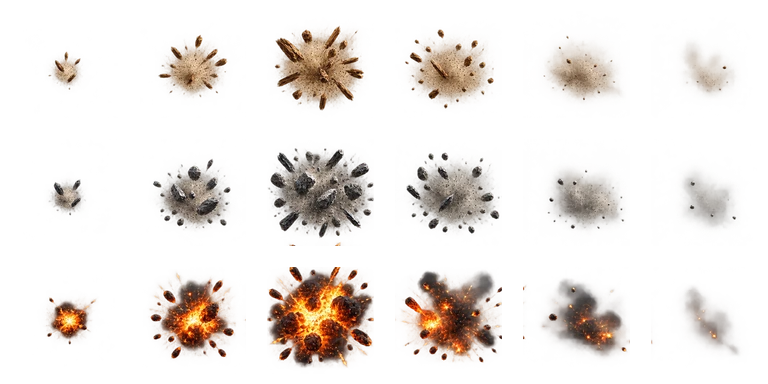
#> input picture dist/assets/elemental/cannon-impacts-v1.webp, 768 x 384 px, given in place of exec-c63a5633-f0e6-44a6-88b9-aa00972bbc2a.png, which was not available
$ python prepare-elemental-sprites.py ../dist/assets/elemental/cannon-impacts-v1.webp
#> lines starting #> are read from the running program, lines starting #| are printed output that depends on the picture; pictures that were not available may be replaced by others from this repository, and a replacement may not be noted
"""Slice imagegen reference sheets into fixed RGBA atlases; preserve original alpha.
Usage: python tools/prepare-elemental-sprites.py /path/to/generated_images
Raw generated sheets are retained separately. Never overwrite existing live assets.
"""
from PIL import Image
from pathlib import Path
import sys,json,hashlib
src=Path(sys.argv[1]);out=Path('dist/assets/elemental');out.mkdir(parents=True,exist_ok=True)
files={
'rift':('exec-c63a5633-f0e6-44a6-88b9-aa00972bbc2a.png',[0,560,1160,1881],'exec-05ad9f1b-697d-4e8e-9827-6addbd4759ab.png','exec-9fa23d09-81fd-49c5-a202-9576a0e0c5dc.png'),
'mage':('exec-b196a728-0fb2-4d02-8a23-1734c72f895d.png',[0,660,1290,1983],'exec-a2237fd0-8d15-461a-80a0-9636135a475e.png','exec-5102959c-ab02-4a16-a7ae-b43becbe7b75.png')}
manifest={}
def fit(cell,size,limit,anchor=None):
    bbox=cell.getbbox()
    if not bbox:return Image.new('RGBA',(size,size))
    cut=cell.crop(bbox);cut.thumbnail(limit,Image.Resampling.LANCZOS)
    dst=Image.new('RGBA',(size,size));pos=((size-cut.width)//2,size-cut.height-32) if anchor else ((size-cut.width)//2,(size-cut.height)//2)
    dst.alpha_composite(cut,pos);return dst
for kind,(tower,bounds,projectile,impact) in files.items():
    im=Image.open(src/tower).convert('RGBA');atlas=Image.new('RGBA',(1536,512))
#> further down, im is the input picture: PIL image 768x384 RGBA; mean R, G, B, A 44.4, 32.6, 25.2, 38.6
#> after `atlas = Image.new('RGBA', (1536, 512))`: atlas: PIL image 1536x512 RGBA; every value is 0
    for i in range(3):atlas.alpha_composite(fit(im.crop((bounds[i],0,bounds[i+1],im.height)),512,(400,440),True),(i*512,0))
#> this loop made 3 passes
#> bbox in fit on passes 1 to 2: (20, 17, 560, 374), (0, 11, 197, 368)
#> pass 1, in fit, `cut = cell.crop(bbox)`:
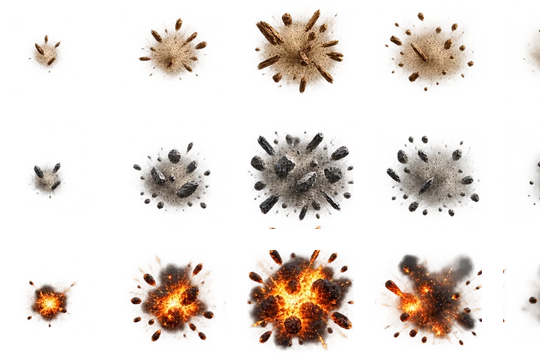
#> cut: PIL image 540x357 RGBA; mean R, G, B, A 51.9, 36.1, 26.3, 48.4; transparent parts drawn white
    atlas.save(out/f'{kind}-towers-v1.webp',lossless=True)
    im=Image.open(src/projectile).convert('RGBA');atlas=Image.new('RGBA',(384,128))
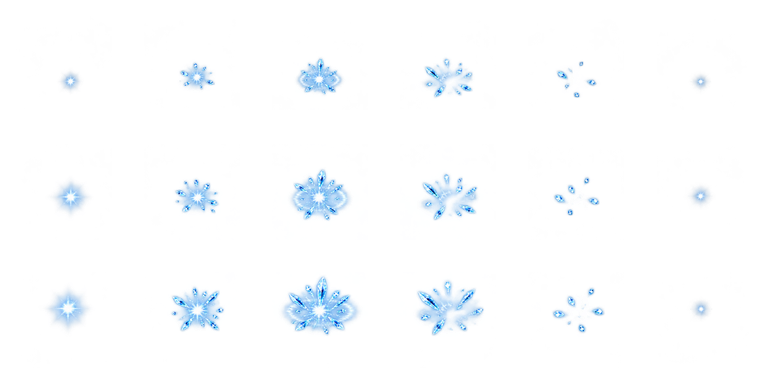
#> input picture dist/assets/elemental/mage-impacts-v1.webp, 768 x 384 px, given in place of exec-05ad9f1b-697d-4e8e-9827-6addbd4759ab.png, which was not available
#> further down, im is the input picture: PIL image 768x384 RGBA; mean R, G, B, A 14.4, 34, 53.4, 9.1
#> after `atlas = Image.new('RGBA', (384, 128))`: atlas: PIL image 384x128 RGBA; every value is 0
    projectile_bounds=[0,550,1240,im.width] if kind=='mage' else [round(i*im.width/3) for i in range(4)]
#> projectile_bounds = [0, 256, 512, 768]
    for i in range(3):
        cell=im.crop((projectile_bounds[i],0,projectile_bounds[i+1],im.height))
        atlas.alpha_composite(fit(cell,128,(104,90)),(i*128,0))
#> this loop made 3 passes
#> bbox in fit on passes 1 to 3: (16, 16, 240, 368), (16, 20, 240, 368), (16, 19, 237, 368)
#> pass 1, `cell=im.crop((projectile_bounds[i],0,projectile_bounds[i+1],im.height))`:
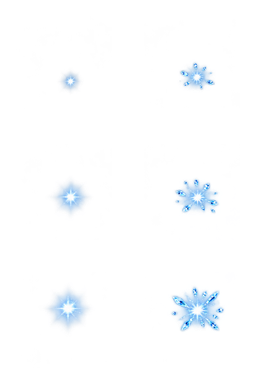
#> cell: PIL image 256x384 RGBA; mean R, G, B, A 9.3, 19.3, 40, 7.4; transparent parts drawn white
#> pass 1, in fit (call 4), `cut = cell.crop(bbox)`:
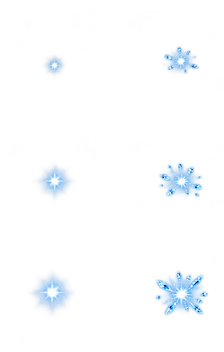
#> cut: PIL image 224x352 RGBA; mean R, G, B, A 11.6, 21.6, 44.9, 9.2; transparent parts drawn white
#> after the loop:
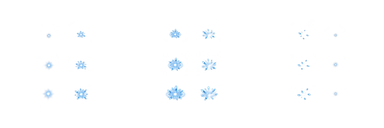
#> atlas: PIL image 384x128 RGBA; mean R, G, B, A 4.9, 7.7, 10, 3.7; transparent parts drawn white
#> after the loop:
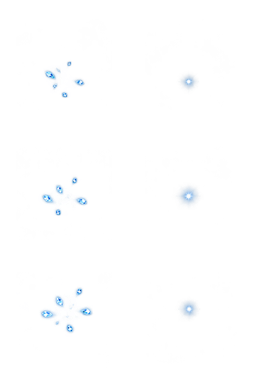
#> cell: PIL image 256x384 RGBA; mean R, G, B, A 8.1, 17, 28.6, 2.1; transparent parts drawn white
    atlas.save(out/f'{kind}-projectiles-v1.webp',lossless=True)
    im=Image.open(src/impact).convert('RGBA');atlas=Image.new('RGBA',(768,384))
#> after `atlas = Image.new('RGBA', (768, 384))`: atlas: PIL image 768x384 RGBA; every value is 0
    for row in range(3):
        cells=[im.crop((round(col*im.width/6),round(row*im.height/3),round((col+1)*im.width/6),round((row+1)*im.height/3))) for col in range(6)]
        # Same scale for all six frames in a row, preserving the burst/decay progression.
        boxes=[c.getbbox() for c in cells];maxdim=max(max(b[2]-b[0],b[3]-b[1]) for b in boxes if b)
        scale=96/maxdim
        for col,(cell,b) in enumerate(zip(cells,boxes)):
            if not b:continue
            cut=cell.crop(b);cut=cut.resize((max(1,round(cut.width*scale)),max(1,round(cut.height*scale))),Image.Resampling.LANCZOS)
            atlas.alpha_composite(cut,(col*128+(128-cut.width)//2,row*128+(128-cut.height)//2))
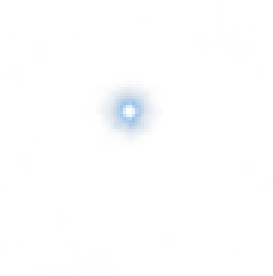
#> cut: PIL image 91x92 RGBA (shown 3 times larger); mean R, G, B, A 17.3, 18, 23.1, 2.3; transparent parts drawn white
#> (the run stopped early here; a loop or call above may not have finished)
